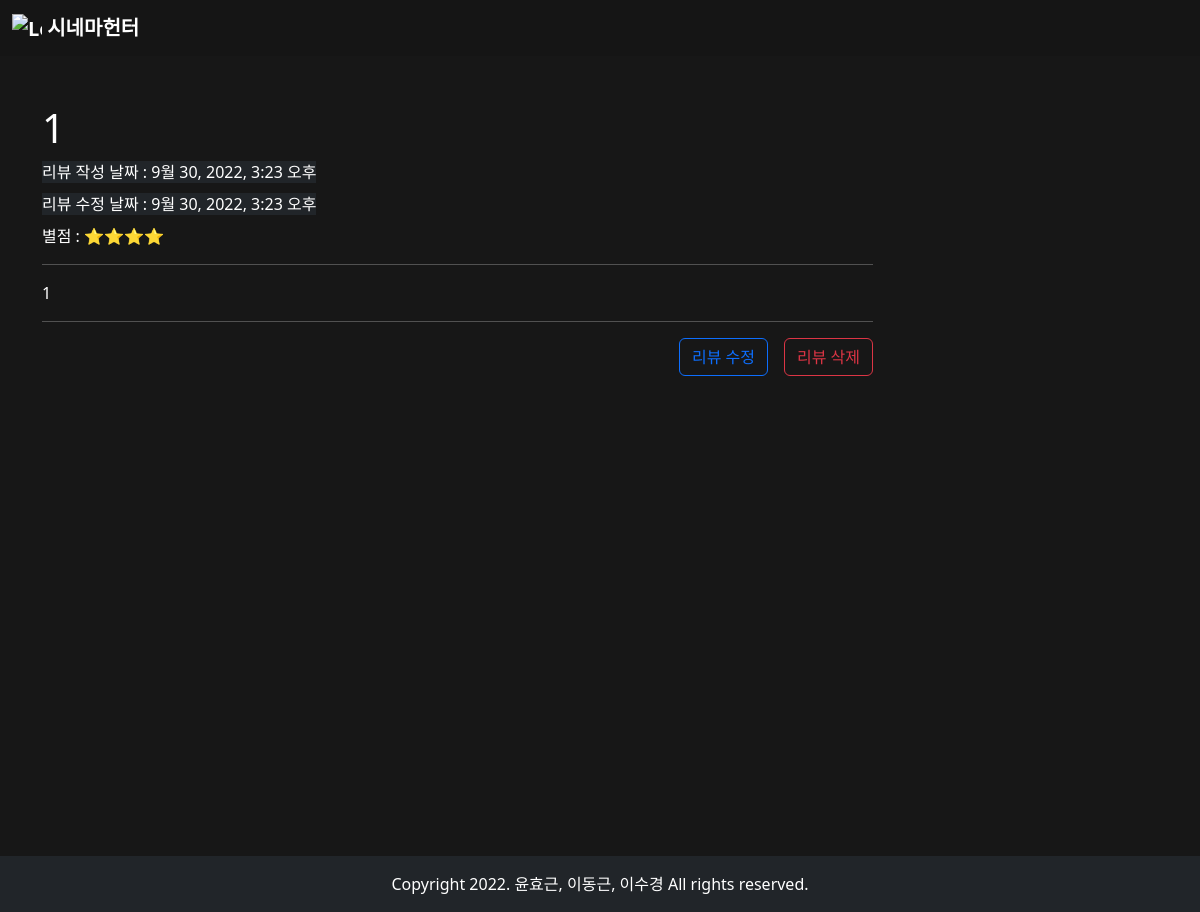
The app's page /movies/detail/19 with its own data.
### movies/models.py (models this page shows)
class Post(models.Model):
    title = models.CharField(max_length=80)
    content = models.TextField()
    star = models.CharField(max_length=5)
    created_at = models.DateTimeField(auto_now_add=True)
    updated_at = models.DateTimeField(auto_now=True)

### movies/views.py (the view)
# urls.py: path('detail/<int:_id>', views.detail, name='detail'),
def detail(request, _id):
    data = Post.objects.get(id=_id)
    return render(request, 'movies/detail.html', {'data': data})

### movies/templates/movies/detail.html (shortened to what this page needs)
{% extends 'base.html' %}
{% block content %}
<div class="container text-white vh-100">
    <div class="row">
        <div class="col-9 mt-5">
            <h1>{{ data.title }}</h1>
            <div>
                <p class="text-white d-block my-2">
                    <span style="background-color:rgb(33,37,41);">리뷰 작성 날짜 : {{ data.created_at }}</span>
                </p>
                <p class="text-white d-block my-2">
                    <span style="background-color:rgb(33,37,41);">리뷰 수정 날짜 : {{ data.updated_at }}</span>
                </p>
            </div>
            <p>
                별점 : {{ data.star }}
            </p>
            <hr />
            <p>
                {{ data.content }}
            </p>
            <hr class="my-0" />
            <div class="d-flex justify-content-end mt-3 mb-5">
                <button class="btn btn-outline-primary me-3" data-bs-toggle="modal" data-bs-target="#exampleModal">리뷰
                    수정</button>
                <a class="btn btn-outline-danger" href="{% url 'movies:delete' _id=data.id %}">리뷰 삭제</a>
            </div>
        </div>
    </div>
</div>
{% endblock %}

### records on screen
Post: title "1", created_at "9월 30, 2022, 3:23 오후", updated_at "9월 30, 2022, 3:23 오후", star "⭐⭐⭐⭐", content "1"
